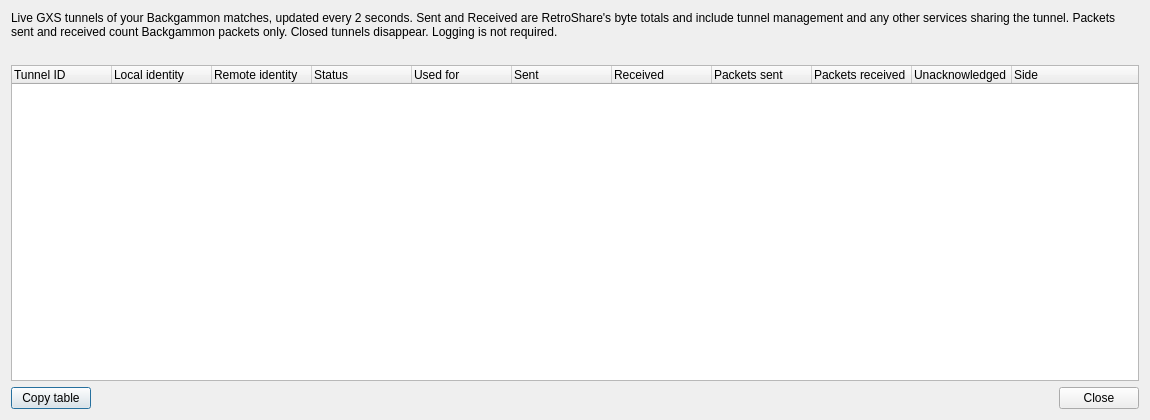
<?xml version="1.0" encoding="UTF-8"?>
<ui version="4.0">
 <class>BackgammonTrafficDialog</class>
 <widget class="QDialog" name="BackgammonTrafficDialog">
  <property name="geometry">
   <rect>
    <x>0</x>
    <y>0</y>
    <width>1150</width>
    <height>420</height>
   </rect>
  </property>
  <property name="windowTitle">
   <string>Backgammon — Tunnel traffic</string>
  </property>
  <layout class="QVBoxLayout" name="mainLayout">
   <item>
    <widget class="QLabel" name="noteLabel">
     <property name="text">
      <string>Live GXS tunnels of your Backgammon matches, updated every 2 seconds. Sent and Received are RetroShare's byte totals and include tunnel management and any other services sharing the tunnel. Packets sent and received count Backgammon packets only. Closed tunnels disappear. Logging is not required.</string>
     </property>
     <property name="wordWrap">
      <bool>true</bool>
     </property>
    </widget>
   </item>
   <item>
    <widget class="QLabel" name="statusLabel">
     <property name="text">
      <string notr="true"/>
     </property>
    </widget>
   </item>
   <item>
    <widget class="QTreeWidget" name="trafficTree">
     <property name="alternatingRowColors">
      <bool>true</bool>
     </property>
     <property name="selectionMode">
      <enum>QAbstractItemView::SelectionMode::ExtendedSelection</enum>
     </property>
     <property name="iconSize">
      <size>
       <width>24</width>
       <height>24</height>
      </size>
     </property>
     <property name="rootIsDecorated">
      <bool>false</bool>
     </property>
     <property name="uniformRowHeights">
      <bool>true</bool>
     </property>
       <column>
        <property name="text">
         <string>Tunnel ID</string>
        </property>
       </column>
       <column>
        <property name="text">
         <string>Local identity</string>
        </property>
       </column>
       <column>
        <property name="text">
         <string>Remote identity</string>
        </property>
       </column>
       <column>
        <property name="text">
         <string>Status</string>
        </property>
       </column>
       <column>
        <property name="text">
         <string>Used for</string>
        </property>
       </column>
       <column>
        <property name="text">
         <string>Sent</string>
        </property>
       </column>
       <column>
        <property name="text">
         <string>Received</string>
        </property>
       </column>
       <column>
        <property name="text">
         <string>Packets sent</string>
        </property>
       </column>
       <column>
        <property name="text">
         <string>Packets received</string>
        </property>
       </column>
       <column>
        <property name="text">
         <string>Unacknowledged</string>
        </property>
       </column>
       <column>
        <property name="text">
         <string>Side</string>
        </property>
       </column>
    </widget>
   </item>
   <item>
    <layout class="QHBoxLayout" name="buttonsLayout">
     <item>
      <widget class="QPushButton" name="copyButton">
       <property name="text">
        <string>Copy table</string>
       </property>
      </widget>
     </item>
     <item>
      <spacer name="buttonsSpacer">
       <property name="orientation">
        <enum>Qt::Orientation::Horizontal</enum>
       </property>
       <property name="sizeHint" stdset="0">
        <size>
         <width>40</width>
         <height>20</height>
        </size>
       </property>
      </spacer>
     </item>
     <item>
      <widget class="QPushButton" name="closeButton">
       <property name="text">
        <string>Close</string>
       </property>
      </widget>
     </item>
    </layout>
   </item>
  </layout>
 </widget>
 <resources/>
 <connections/>
</ui>
